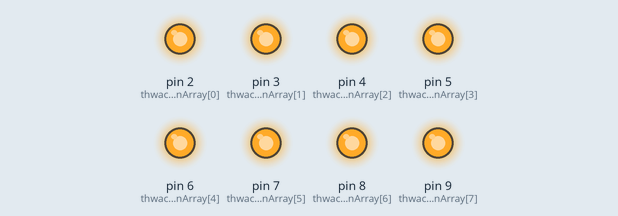
This sketch was run on a simulated Arduino Uno, built with avr-gcc and run on an emulated ATmega328P. Parts: output pins drawn as LEDs (lit = HIGH).

Above: at 0.05 s.
At 0.6 s:
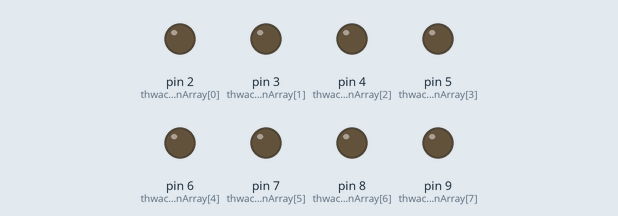
At 3.35 s:
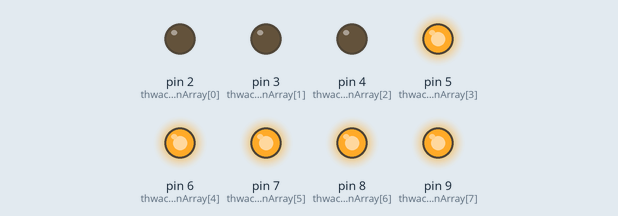
At 6.65 s:
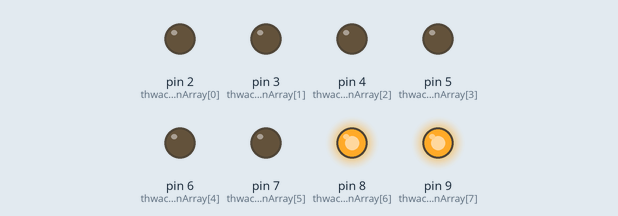
At 9.95 s:
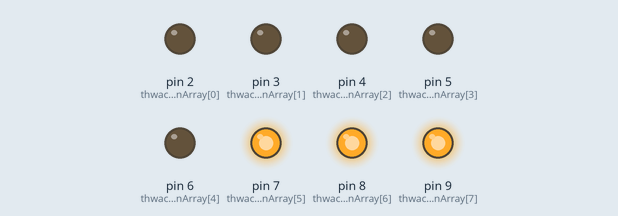
At 13.25 s:
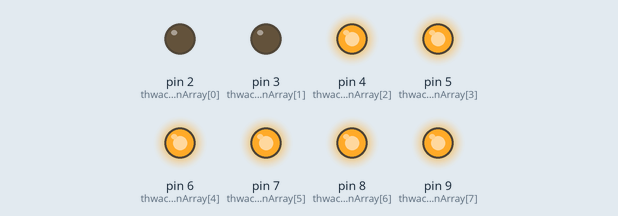
Timing chart, 0 to 14.3 s (numbered marks = the images above):
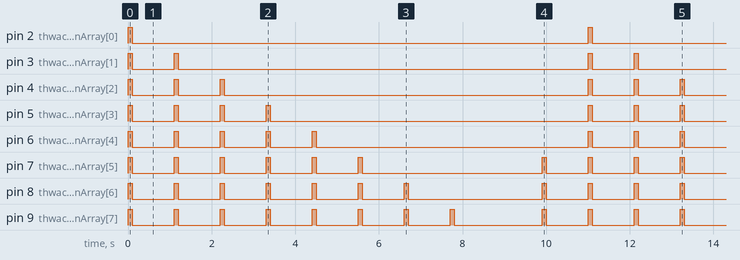

The sketch:

thwakCode_01.pde
```cpp
//**************************************************************//
//  Name    : thwaktCode,   two meoldies                        //
//  Author  : Carlyn Maw                                        //
//  Date    : 25 Oct, 2006                                      //
//  Version : 1.0                                               //
//  Notes   : Code for using a 74HC595 Shift Register           //
//          : to count from 0 to 255                            //
//****************************************************************


//WAIT! START HERE! Are you in debug mode?
byte debugFlag = 0;

long baudRate = 115200;

const int numberOfThwakers = 8;

byte thwackPinArray[numberOfThwakers] = {
  2,3,4,5,6,7,8,9 }
;

const int lengthOfSequence = 10;

//holders for infromation you're going to pass to shifting function
byte dataONE;
byte dataTWO;
byte sequenceArrayONE[lengthOfSequence];
byte sequenceArrayTWO[lengthOfSequence];

int thwakTimeMin = 1000;
int pulseLength = 100;

void setup() {
  //set pins to output because they are addressed in the main loop
  for (byte i = 0; i <= numberOfThwakers; i ++) {
    pinMode(thwackPinArray[i], OUTPUT);
  }
  Serial.begin(baudRate);

  sequenceArrayONE[0] = 0xFF; //11111111
  sequenceArrayONE[1] = 0xFE; //11111110
  sequenceArrayONE[2] = 0xFC; //11111100
  sequenceArrayONE[3] = 0xF8; //11111000
  sequenceArrayONE[4] = 0xF0; //11110000
  sequenceArrayONE[5] = 0xE0; //11100000
  sequenceArrayONE[6] = 0xC0; //11000000
  sequenceArrayONE[7] = 0x80; //10000000
  sequenceArrayONE[8] = 0x00; //00000000
  sequenceArrayONE[9] = 0xE0; //11100000
}

void loop() {


  for (int j = 0; j < lengthOfSequence; j++) {
    dataONE = sequenceArrayONE[j];
    thwakOut(dataONE);
    delay(thwakTimeMin);
  }

}


void thwakOut(byte myDataOut) {

  int pinState;

  for (int t=7; t>=0; t--)  {

    if ( myDataOut & (1<<t) ) {
      pinState= 1;
    }
    else {
      pinState= 0;
    }
    digitalWrite(thwackPinArray[t], pinState);
  }

  delay(pulseLength);

  for (int t=7; t>=0; t--)  {
    digitalWrite(thwackPinArray[t], 0);
  }
}
```

Measured:
- by itself, pin 2 (thwackPinArray[0]): alternates HIGH for 0.10 s and LOW for 10.9 s
- by itself, pin 3 (thwackPinArray[1]): repeats every 11.0 s: LOW 1.0 s, HIGH 0.10 s, LOW 9.8 s, HIGH 0.10 s
- by itself, pin 4 (thwackPinArray[2]): repeats every 11.0 s: 2 × (LOW 1.0 s, HIGH 0.10 s), LOW 8.7 s, HIGH 0.10 s
- by itself, pin 5 (thwackPinArray[3]): repeats every 11.0 s: 3 × (LOW 1.0 s, HIGH 0.10 s), LOW 7.6 s, HIGH 0.10 s
- by itself, pin 6 (thwackPinArray[4]): repeats every 11.0 s: 4 × (LOW 1.0 s, HIGH 0.10 s), LOW 6.5 s, HIGH 0.10 s
- by itself, pin 7 (thwackPinArray[5]): repeats every 11.0 s: 5 × (LOW 1.0 s, HIGH 0.10 s), LOW 4.3 s, HIGH 0.10 s, LOW 1.0 s, HIGH 0.10 s
- by itself, pin 8 (thwackPinArray[6]): repeats every 11.0 s: 6 × (LOW 1.0 s, HIGH 0.10 s), LOW 3.2 s, HIGH 0.10 s, LOW 1.0 s, HIGH 0.10 s
- by itself, pin 9 (thwackPinArray[7]): repeats every 11.0 s: 7 × (LOW 1.0 s, HIGH 0.10 s), LOW 2.1 s, HIGH 0.10 s, LOW 1.0 s, HIGH 0.10 s
